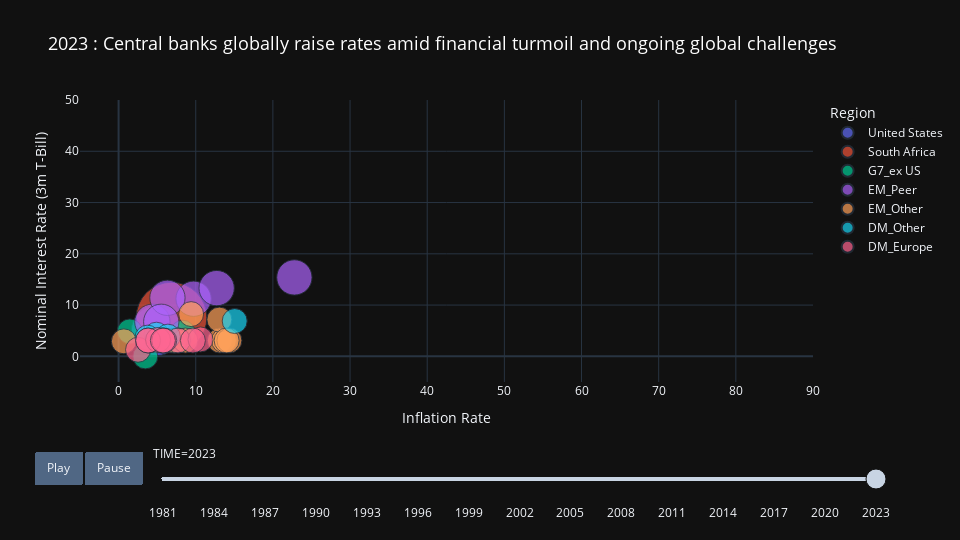

Notebook source saved alongside this figure:
### Code cell
fig = px.scatter(tagged_df, x="Value_cpi", y="Value_rates", 
                     animation_frame="TIME", 
                     animation_group="LOCATION",
                     color="Region", 
                     hover_name="COUNTRY_NAME",
                     size=tagged_df['SIZE_tag'].astype(float),  # Convert SIZE_tag to numeric
                     log_x=False, 
                     range_x=[min_value_x, max_value_x], range_y=[min_value_y, max_value_y],
                     title='Inflation vs Nominal Interest Rate',
                     labels={'Value_cpi': 'Inflation Rate', 'Value_rates': 'Nominal Interest Rate (3m T-Bill)'},
                     width=960, height=540,
                     template='plotly_dark',
                     size_max=50,  # Set the maximum dot size
                )

# Convert 'Year_Text' to integer
titles['Year'] = titles['Year'].astype(int)

# Create a dictionary to map years to titles
year_to_title = dict(zip(titles['Year'], titles['Text']))

# Iterate through the frames to update layout with annotations
for k in range(len(fig.frames)):
    frame_time = int(fig.frames[k].name)
    annotation_text = year_to_title.get(frame_time, "")  # Get title from the dictionary
    
    if annotation_text:
        fig.frames[k].layout.title = annotation_text  # Set the title text

fig.update_traces(
    marker=dict(opacity=0.7), 
    selector=dict(mode='markers')
)

fig.update_layout(
    updatemenus=[
        dict(type='buttons',
             showactive=False,
             buttons=[
                 dict(label='Play',
                      method='animate',
                      args=[None, dict(frame=dict(duration=5000), fromcurrent=True, transition=dict(duration=0))]
                     ),
                 dict(label='Pause',
                      method='animate',
                      args=[[None], dict(frame=dict(duration=0), mode='immediate', transition=dict(duration=0))]
                     )
             ]
            )
        ],
    sliders=[dict(steps=[dict(args=[[f.name], dict(mode='immediate', redraw=True)],
                              label=str(f.name),
                              method='animate') for f in fig.frames],
                transition=dict(duration=0),
                x=0.1,  # Slider starting position
                len=1.0  # Slider length
               )
            ],
    title=dict(
        text='Chronology of Inflation and Nominal Risk-Free Interest Rates',  # Set initial title
        font=dict(size=18, color="white")
    )
)

fig.show()

### Figure 1 — Plotly figure (JSON) as saved in the notebook; plotly's stock layout.template omitted (floating-point values rounded to 4 significant figures)
{"data": [{"hovertemplate": "<b>%{hovertext}</b><br><br>Region=United States<br>TIME=2023<br>Inflation Rate=%{x}<br>Nominal Interest Rate (3m T-Bill)=%{y}<br>size=%{marker.size}<extra></extra>", "hovertext": ["United States"], "ids": ["USA"], "legendgroup": "United States", "marker": {"color": "#636efa", "opacity": 0.7, "size": [200], "sizemode": "area", "sizeref": 0.16, "symbol": "circle"}, "mode": "markers", "name": "United States", "orientation": "v", "showlegend": true, "type": "scatter", "x": [4.896], "xaxis": "x", "y": [5.001], "yaxis": "y"}, {"hovertemplate": "<b>%{hovertext}</b><br><br>Region=South Africa<br>TIME=2023<br>Inflation Rate=%{x}<br>Nominal Interest Rate (3m T-Bill)=%{y}<br>size=%{marker.size}<extra></extra>", "hovertext": ["South Africa"], "ids": ["ZAF"], "legendgroup": "South Africa", "marker": {"color": "#EF553B", "opacity": 0.7, "size": [400], "sizemode": "area", "sizeref": 0.16, "symbol": "circle"}, "mode": "markers", "name": "South Africa", "orientation": "v", "showlegend": true, "type": "scatter", "x": [6.859], "xaxis": "x", "y": [7.565], "yaxis": "y"}, {"hovertemplate": "<b>%{hovertext}</b><br><br>Region=G7_ex US<br>TIME=2023<br>Inflation Rate=%{x}<br>Nominal Interest Rate (3m T-Bill)=%{y}<br>size=%{marker.size}<extra></extra>", "hovertext": ["France", "Canada", "United Kingdom", "Japan", "Italy", "Germany"], "ids": ["FRA", "CAN", "GBR", "JPN", "ITA", "DEU"], "legendgroup": "G7_ex US", "marker": {"color": "#00cc96", "opacity": 0.7, "size": [50, 50, 50, 50, 50, 50], "sizemode": "area", "sizeref": 0.16, "symbol": "circle"}, "mode": "markers", "name": "G7_ex US", "orientation": "v", "showlegend": true, "type": "scatter", "x": [5.585, 1.451, 8.317, 3.467, 7.838, 7.22], "xaxis": "x", "y": [3.091, 4.865, 4.626, -0.006, 3.091, 3.091], "yaxis": "y"}, {"hovertemplate": "<b>%{hovertext}</b><br><br>Region=EM_Peer<br>TIME=2023<br>Inflation Rate=%{x}<br>Nominal Interest Rate (3m T-Bill)=%{y}<br>size=%{marker.size}<extra></extra>", "hovertext": ["Chile", "Indonesia", "Hungary", "Mexico", "Colombia", "India"], "ids": ["CHL", "IDN", "HUN", "MEX", "COL", "IND"], "legendgroup": "EM_Peer", "marker": {"color": "#ab63fa", "opacity": 0.7, "size": [100, 100, 100, 100, 100, 100], "sizemode": "area", "sizeref": 0.16, "symbol": "circle"}, "mode": "markers", "name": "EM_Peer", "orientation": "v", "showlegend": true, "type": "scatter", "x": [9.721, 4.378, 22.79, 6.33, 12.71, 5.532], "xaxis": "x", "y": [11.24, 6.743, 15.39, 11.42, 13.31, 6.738], "yaxis": "y"}, {"hovertemplate": "<b>%{hovertext}</b><br><br>Region=EM_Other<br>TIME=2023<br>Inflation Rate=%{x}<br>Nominal Interest Rate (3m T-Bill)=%{y}<br>size=%{marker.size}<extra></extra>", "hovertext": ["Russia", "Iceland", "Estonia", "Ireland", "Greece", "Slovak Republic", "Slovenia", "Czech Republic", "China", "Latvia", "Lithuania", "Costa Rica", "Bulgaria", "Romania", "Croatia"], "ids": ["RUS", "ISL", "EST", "IRL", "GRC", "SVK", "SVN", "CZE", "CHN", "LVA", "LTU", "CRI", "BGR", "ROU", "HRV"], "legendgroup": "EM_Other", "marker": {"color": "#FFA15A", "opacity": 0.7, "size": [50, 50, 50, 50, 50, 50, 50, 50, 50, 50, 50, 50, 50, 50, 50], "sizemode": "area", "sizeref": 0.16, "symbol": "circle"}, "mode": "markers", "name": "EM_Other", "orientation": "v", "showlegend": true, "type": "scatter", "x": [-100, 9.403, 13.12, 7.312, 3.963, 13.66, 8.66, 13.06, 0.6833, 14.36, 14.0, -100, -100, -100, -100], "xaxis": "x", "y": [-100, 8.243, 3.091, 3.091, 3.091, 3.091, 3.091, 7.176, 2.928, 3.091, 3.091, 5.935, 1.265, 6.821, 3.091], "yaxis": "y"}, {"hovertemplate": "<b>%{hovertext}</b><br><br>Region=DM_Other<br>TIME=2023<br>Inflation Rate=%{x}<br>Nominal Interest Rate (3m T-Bill)=%{y}<br>size=%{marker.size}<extra></extra>", "hovertext": ["Israel", "New Zealand", "Norway", "South Korea", "Poland", "Australia"], "ids": ["ISR", "NZL", "NOR", "KOR", "POL", "AUS"], "legendgroup": "DM_Other", "marker": {"color": "#19d3f3", "opacity": 0.7, "size": [50, 50, 50, 50, 50, 50], "sizemode": "area", "sizeref": 0.16, "symbol": "circle"}, "mode": "markers", "name": "DM_Other", "orientation": "v", "showlegend": true, "type": "scatter", "x": [4.905, -100, 6.388, 3.742, 15.05, -100], "xaxis": "x", "y": [4.23, 5.354, 3.849, 3.653, 6.891, 3.79], "yaxis": "y"}, {"hovertemplate": "<b>%{hovertext}</b><br><br>Region=DM_Europe<br>TIME=2023<br>Inflation Rate=%{x}<br>Nominal Interest Rate (3m T-Bill)=%{y}<br>size=%{marker.size}<extra></extra>", "hovertext": ["Switzerland", "Finland", "Sweden", "Luxembourg", "Belgium", "Denmark", "Spain", "Austria", "Netherlands", "Portugal"], "ids": ["CHE", "FIN", "SWE", "LUX", "BEL", "DNK", "ESP", "AUT", "NLD", "PRT"], "legendgroup": "DM_Europe", "marker": {"color": "#FF6692", "opacity": 0.7, "size": [50, 50, 50, 50, 50, 50, 50, 50, 50, 50], "sizemode": "area", "sizeref": 0.16, "symbol": "circle"}, "mode": "markers", "name": "DM_Europe", "orientation": "v", "showlegend": true, "type": "scatter", "x": [2.52, 7.698, 10.62, 3.854, 5.775, 5.117, 3.818, 9.632, 5.922, 5.743], "xaxis": "x", "y": [1.283, 3.091, 3.301, 3.091, 3.091, 3.216, 3.091, 3.091, 3.091, 3.091], "yaxis": "y"}], "layout": {"height": 540, "legend": {"itemsizing": "constant", "title": {"text": "Region"}, "tracegroupgap": 0}, "sliders": [{"active": 42, "currentvalue": {"prefix": "TIME="}, "len": 1, "pad": {"b": 10, "t": 60}, "steps": [{"args": [["1981"], {"mode": "immediate", "redraw": true}], "label": "1981", "method": "animate"}, {"args": [["1982"], {"mode": "immediate", "redraw": true}], "label": "1982", "method": "animate"}, {"args": [["1983"], {"mode": "immediate", "redraw": true}], "label": "1983", "method": "animate"}, {"args": [["1984"], {"mode": "immediate", "redraw": true}], "label": "1984", "method": "animate"}, {"args": [["1985"], {"mode": "immediate", "redraw": true}], "label": "1985", "method": "animate"}, {"args": [["1986"], {"mode": "immediate", "redraw": true}], "label": "1986", "method": "animate"}, {"args": [["1987"], {"mode": "immediate", "redraw": true}], "label": "1987", "method": "animate"}, {"args": [["1988"], {"mode": "immediate", "redraw": true}], "label": "1988", "method": "animate"}, {"args": [["1989"], {"mode": "immediate", "redraw": true}], "label": "1989", "method": "animate"}, {"args": [["1990"], {"mode": "immediate", "redraw": true}], "label": "1990", "method": "animate"}, {"args": [["1991"], {"mode": "immediate", "redraw": true}], "label": "1991", "method": "animate"}, {"args": [["1992"], {"mode": "immediate", "redraw": true}], "label": "1992", "method": "animate"}, {"args": [["1993"], {"mode": "immediate", "redraw": true}], "label": "1993", "method": "animate"}, {"args": [["1994"], {"mode": "immediate", "redraw": true}], "label": "1994", "method": "animate"}, {"args": [["1995"], {"mode": "immediate", "redraw": true}], "label": "1995", "method": "animate"}, {"args": [["1996"], {"mode": "immediate", "redraw": true}], "label": "1996", "method": "animate"}, {"args": [["1997"], {"mode": "immediate", "redraw": true}], "label": "1997", "method": "animate"}, {"args": [["1998"], {"mode": "immediate", "redraw": true}], "label": "1998", "method": "animate"}, {"args": [["1999"], {"mode": "immediate", "redraw": true}], "label": "1999", "method": "animate"}, {"args": [["2000"], {"mode": "immediate", "redraw": true}], "label": "2000", "method": "animate"}, {"args": [["2001"], {"mode": "immediate", "redraw": true}], "label": "2001", "method": "animate"}, {"args": [["2002"], {"mode": "immediate", "redraw": true}], "label": "2002", "method": "animate"}, {"args": [["2003"], {"mode": "immediate", "redraw": true}], "label": "2003", "method": "animate"}, {"args": [["2004"], {"mode": "immediate", "redraw": true}], "label": "2004", "method": "animate"}, {"args": [["2005"], {"mode": "immediate", "redraw": true}], "label": "2005", "method": "animate"}, {"args": [["2006"], {"mode": "immediate", "redraw": true}], "label": "2006", "method": "animate"}, {"args": [["2007"], {"mode": "immediate", "redraw": true}], "label": "2007", "method": "animate"}, {"args": [["2008"], {"mode": "immediate", "redraw": true}], "label": "2008", "method": "animate"}, {"args": [["2009"], {"mode": "immediate", "redraw": true}], "label": "2009", "method": "animate"}, {"args": [["2010"], {"mode": "immediate", "redraw": true}], "label": "2010", "method": "animate"}, {"args": [["2011"], {"mode": "immediate", "redraw": true}], "label": "2011", "method": "animate"}, {"args": [["2012"], {"mode": "immediate", "redraw": true}], "label": "2012", "method": "animate"}, {"args": [["2013"], {"mode": "immediate", "redraw": true}], "label": "2013", "method": "animate"}, {"args": [["2014"], {"mode": "immediate", "redraw": true}], "label": "2014", "method": "animate"}, {"args": [["2015"], {"mode": "immediate", "redraw": true}], "label": "2015", "method": "animate"}, {"args": [["2016"], {"mode": "immediate", "redraw": true}], "label": "2016", "method": "animate"}, {"args": [["2017"], {"mode": "immediate", "redraw": true}], "label": "2017", "method": "animate"}, {"args": [["2018"], {"mode": "immediate", "redraw": true}], "label": "2018", "method": "animate"}, {"args": [["2019"], {"mode": "immediate", "redraw": true}], "label": "2019", "method": "animate"}, {"args": [["2020"], {"mode": "immediate", "redraw": true}], "label": "2020", "method": "animate"}, {"args": [["2021"], {"mode": "immediate", "redraw": true}], "label": "2021", "method": "animate"}, {"args": [["2022"], {"mode": "immediate", "redraw": true}], "label": "2022", "method": "animate"}, {"args": [["2023"], {"mode": "immediate", "redraw": true}], "label": "2023", "method": "animate"}], "transition": {"duration": 0}, "x": 0.1, "xanchor": "left", "y": 0, "yanchor": "top"}], "title": {"font": {"color": "white", "size": 18}, "text": "2023 : Central banks globally raise rates amid financial turmoil and ongoing global challenges"}, "updatemenus": [{"active": 0, "buttons": [{"args": [null, {"frame": {"duration": 5000}, "fromcurrent": true, "transition": {"duration": 0}}], "label": "Play", "method": "animate"}, {"args": [[null], {"frame": {"duration": 0}, "mode": "immediate", "transition": {"duration": 0}}], "label": "Pause", "method": "animate"}], "direction": "left", "pad": {"r": 10, "t": 70}, "showactive": false, "type": "buttons", "x": 0.1, "xanchor": "right", "y": 0, "yanchor": "top"}], "width": 960, "xaxis": {"anchor": "y", "domain": [0, 1], "range": [-5, 90], "title": {"text": "Inflation Rate"}, "type": "linear"}, "yaxis": {"anchor": "x", "domain": [0, 1], "range": [-5, 50], "title": {"text": "Nominal Interest Rate (3m T-Bill)"}, "type": "linear"}}}
